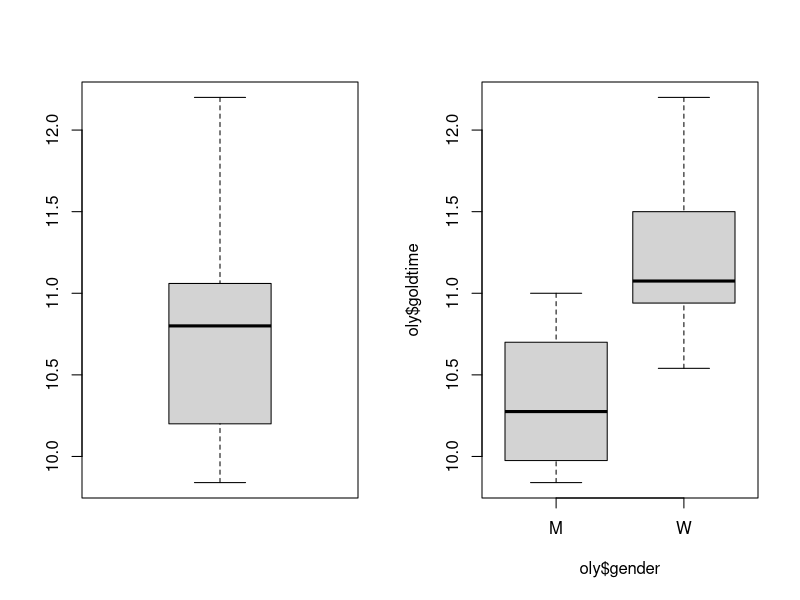
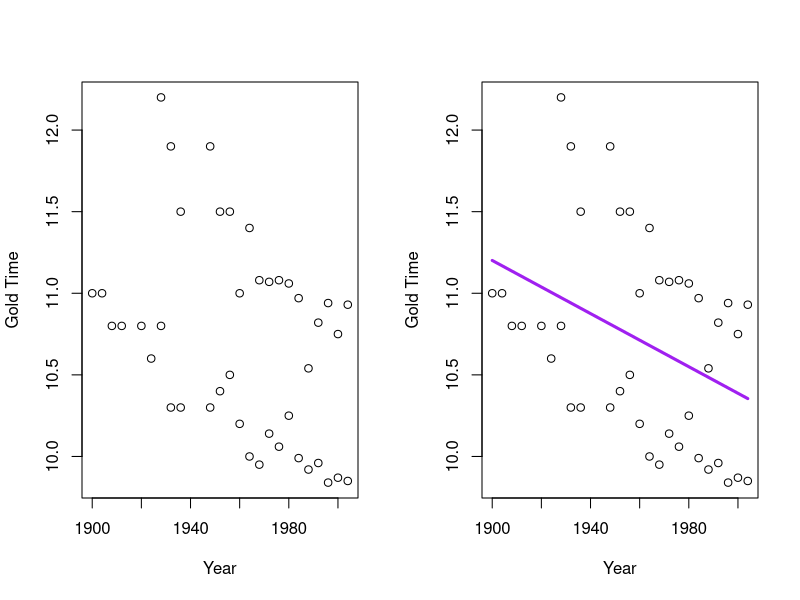
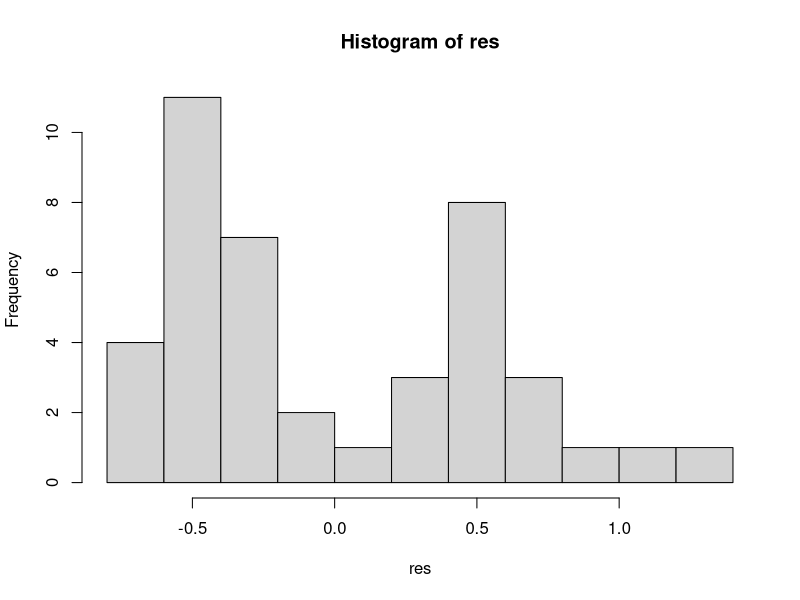
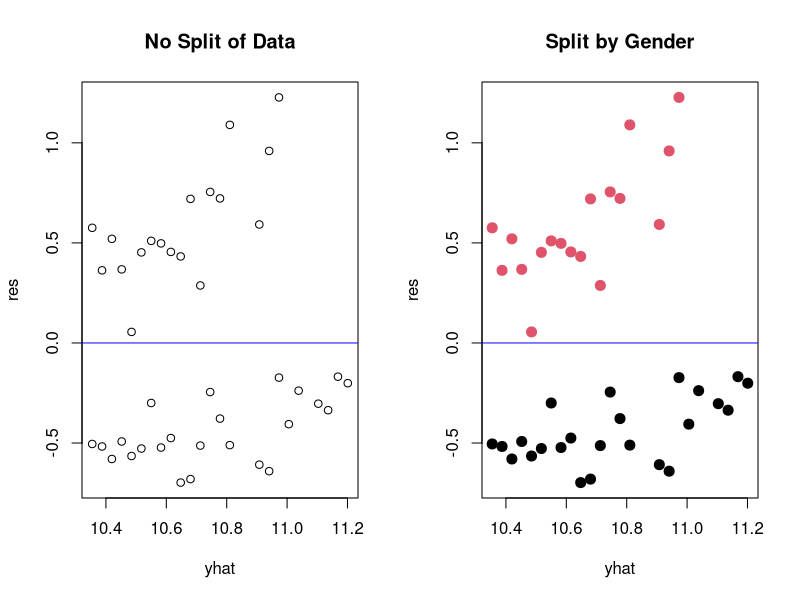
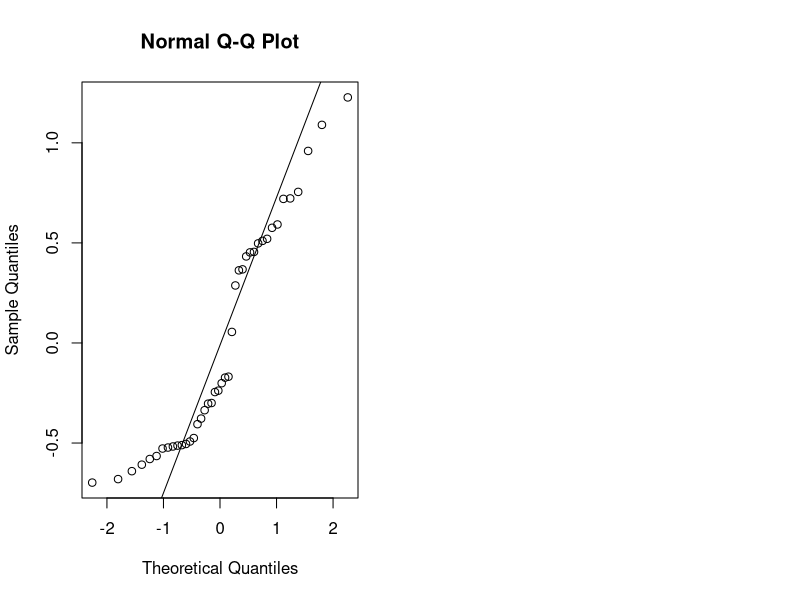

The R source for these figures, in order: (Note: this script raises an error after producing the figures.)
## ---- chunk 1
setwd("/Users/benStraub/Desktop/STAT511")
oly = read.csv("Olympics (1).csv", sep=",")
#Strips out extraneous columns
oly<- oly[c(-4,-5)]
## ---- chunk 2
par(mfrow=c(1,2))

str(oly)
boxplot(oly$goldtime)
boxplot(oly$goldtime ~ oly$gender)

male_oly <- oly[ which(oly$gender=='M'), ]
female_oly <- oly[ which(oly$gender=='W'), ]
## ---- chunk 3
summary(male_oly)
summary(female_oly)
## ---- chunk 4
fit = lm(goldtime~year,data=oly)
summary(fit)
## ---- chunk 5
fit$coef
## ---- chunk 6
par(mfrow=c(1,2))
plot(oly$year, oly$goldtime, xlab="Year", ylab ="Gold Time")
xvals=data.frame(year=seq(1900, 2004,by=4))
plot(oly$year, oly$goldtime, xlab="Year", ylab ="Gold Time")
yvals=predict(fit,xvals)
## plot regression line
points(xvals$year,yvals,type="l",col="purple",lwd=3)
## ---- chunk 7
## residuals
par(mfrow=c(1,1))
res=fit$resid
hist(res)
## ---- chunk 8
par(mfrow=c(1,2))
## fitted values (y.hat = E(y|X,beta.hat))
yhat=fit$fitted.values
plot(yhat, res, main = "No Split of Data")
abline(h=0, col ="blue")
plot(yhat,res,col=factor(oly$gender),pch=20,cex=2, main="Split by Gender")
abline(h=0, col ="blue")

#Check for Normality
qqnorm(res)
qqline(res)
## ---- chunk 9
fit=lm(goldtime~year*factor(gender),data=oly)
summary(fit)

beta.hat=fit$coeff
beta.hat
##
## plotting interaction effect
##
plot(oly$year,oly$goldtime,pch=24,col=oly$gender, xlab="Year", ylab="Goldtime")
abline(beta.hat[1],beta.hat[2],lwd=5)
abline(beta.hat[1]+beta.hat[3],beta.hat[2]+beta.hat[4],lwd=5,col=2)
## ---- chunk 10
yhat=fit$fitted
res=fit$res
plot(yhat,res,col=oly$gender,pch=20,cex=2)
abline(h=0, col="blue", lwd=3)

